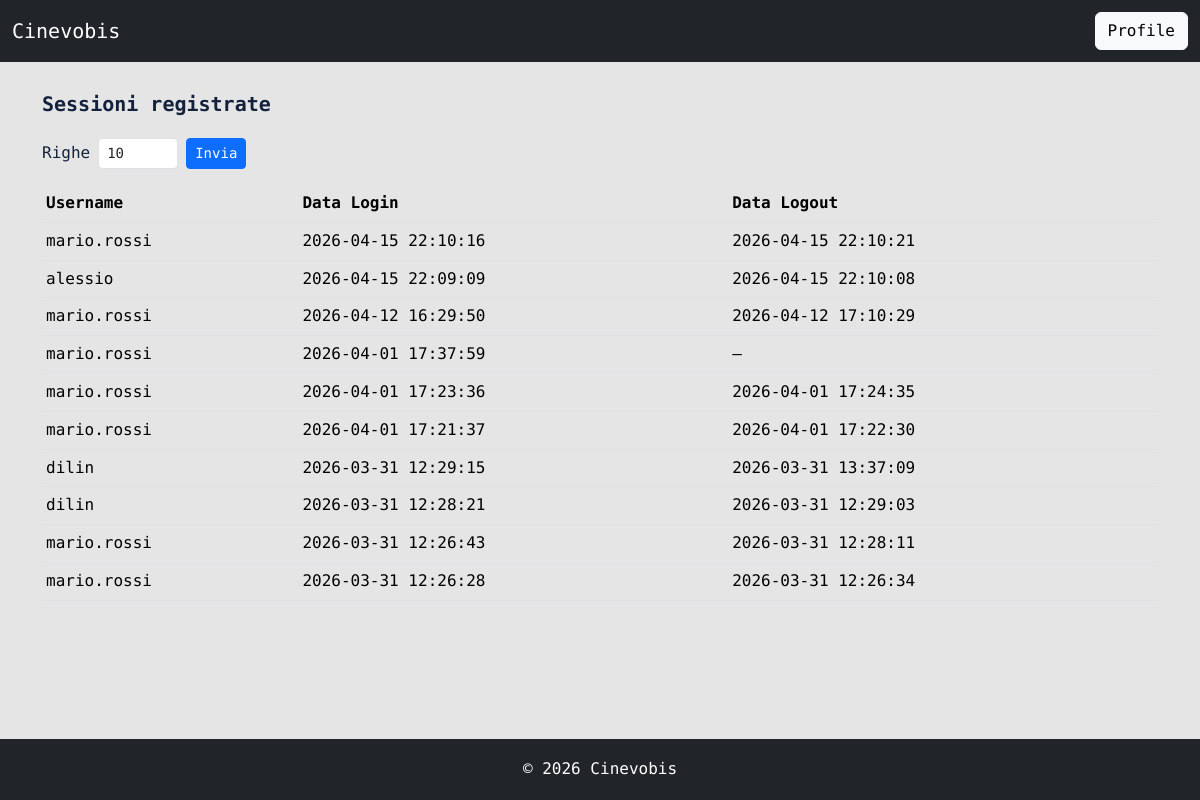
/pages/admin/sessions.php (signed in), run on the app's committed database.
### tables this page shows
CREATE TABLE `sessioni` (
  `id_sessione` varchar(255) NOT NULL,
  `id_utente` int(11) NOT NULL,
  `data_login` datetime DEFAULT NULL,
  `data_logout` datetime DEFAULT NULL,
  PRIMARY KEY (`id_sessione`),
  KEY `id_utente` (`id_utente`),
  CONSTRAINT `sessioni_ibfk_1` FOREIGN KEY (`id_utente`) REFERENCES `utenti` (`id_utente`) ON DELETE CASCADE ON UPDATE CASCADE
);

CREATE TABLE `utenti` (
  `id_utente` int(11) NOT NULL AUTO_INCREMENT,
  `username` varchar(100) NOT NULL,
  `password` varchar(255) NOT NULL,
  `email` varchar(100) NOT NULL,
  `nome` varchar(100) NOT NULL,
  `cognome` varchar(100) NOT NULL,
  `citta` varchar(100) DEFAULT NULL,
  `id_profilo` int(11) DEFAULT NULL,
  `iso_code` char(2) DEFAULT NULL,
  `attivo` tinyint(1) DEFAULT 1,
  `foto_profilo` varchar(255) DEFAULT NULL,
  `data_registrazione` datetime DEFAULT NULL,
  PRIMARY KEY (`id_utente`),
  UNIQUE KEY `username` (`username`),
  UNIQUE KEY `email` (`email`),
  KEY `id_profilo` (`id_profilo`),
  KEY `iso_code` (`iso_code`),
  CONSTRAINT `utenti_ibfk_1` FOREIGN KEY (`id_profilo`) REFERENCES `profili` (`id_profilo`) ON UPDATE CASCADE,
  CONSTRAINT `utenti_ibfk_2` FOREIGN KEY (`iso_code`) REFERENCES `nazioni` (`iso_code`) ON UPDATE CASCADE
);

### includes/user_obj.php (called while the page is built, shortened)
<?php
class userObj {
    private $db;
    public function __construct($db, $username, $password = null, $nome = null, $cognome = null,
                                $citta = null, $email = null, $attivo = null,
                                $id_profilo = null, $iso_code = null, $foto_profilo = null) {
        $this->db           = $db;
    }
    public function readAccess($num) {
        $sql = "SELECT u.username, s.data_login, s.data_logout
                FROM sessioni s
                JOIN utenti u ON u.id_utente = s.id_utente
                ORDER BY s.data_login DESC
                LIMIT :numero";
        $stmt = $this->db->prepare($sql);
        $num  = (int)$num;
        $stmt->bindParam(':numero', $num, PDO::PARAM_INT);
        $stmt->execute();
        return $stmt->fetchAll();
    }
}

### pages/admin/sessions.php (the view, shortened to what this page needs)
<?php
require_once(__DIR__ . '/../../config/connection.php');
require_once(__DIR__ . '/../../includes/user_obj.php');
$username = $_SESSION["username"] ?? '';
$user = new userObj($conn, $username);
$righe = $_GET['righe'] ?? 10;
$sessioni = $user->readAccess($righe);
?>
<!DOCTYPE html>
<html lang="it">
<head>
    <link href="https://cdn.jsdelivr.net/npm/bootstrap@5.3.3/dist/css/bootstrap.min.css" rel="stylesheet">
    <link rel="stylesheet" href="/assets/css/style.css">
</head>
<body class="d-flex flex-column min-vh-100">
    <?php require_once(__DIR__ . '/../../includes/header.php'); ?>
    <div class="container mt-4 flex-grow-1">
        <p class="fs-5 fw-bold mb-3">Sessioni registrate</p>
        <form method="GET" class="d-flex align-items-center gap-2 mb-3">
            <label class="mb-0">Righe</label>
            <input type="number" name="righe" class="form-control form-control-sm" style="width: 80px;" min="1" value="<?= htmlspecialchars($righe) ?>">
            <button type="submit" class="btn btn-primary btn-sm">Invia</button>
        </form>
        <table class="table table-sm mb-5">
            <thead>
                <tr>
                    <th>Username</th>
                    <th>Data Login</th>
                    <th>Data Logout</th>
                </tr>
            </thead>
            <tbody>
                <?php foreach ($sessioni as $sessione): ?>
                    <tr>
                        <td><?= htmlspecialchars($sessione['username']) ?></td>
                        <td><?= htmlspecialchars($sessione['data_login'] ?? '') ?></td>
                        <td><?= htmlspecialchars($sessione['data_logout'] ?? '—') ?></td>
                    </tr>
                <?php endforeach; ?>
            </tbody>
        </table>
    </div>
    <?php require_once(__DIR__ . '/../../includes/footer.php'); ?>
</body>
</html>

### assets/css/style.css (style rules this page uses)
:root { --bg-light: #E5E5E5; --bg-white: #FFFFFF; --bg-dark: #14213D; --text-main: #14213D; --text-light: #FFFFFF; --text-dark: #000000; --accent-color: #FCA311; --font-family: 'Google Sans Code', 'Courier New', monospace; }
body { margin: 0; padding: 0; font-family: var(--font-family); background-color: var(--bg-light); color: var(--text-main); line-height: 1.8; display: flex; flex-direction: column; overflow-y: auto; min-height: 100vh; }
.table { --bs-table-bg: var(--bg-light); --bs-table-striped-bg: var(--bg-light); --bs-table-hover-bg: #d1d1d1; color: var(--text-main); }
input::placeholder { color: rgba(20, 33, 61, 0.5) !important; }

### data on the page
sessioni: id_utente.username "mario.rossi", data_login "2026-04-15 22:10:16", data_logout "2026-04-15 22:10:21"
sessioni: id_utente.username "alessio", data_login "2026-04-15 22:09:09", data_logout "2026-04-15 22:10:08"
sessioni: id_utente.username "mario.rossi", data_login "2026-04-12 16:29:50", data_logout "2026-04-12 17:10:29"
sessioni: id_utente.username "mario.rossi", data_login "2026-04-01 17:37:59", data_logout "—"
sessioni: id_utente.username "mario.rossi", data_login "2026-04-01 17:23:36", data_logout "2026-04-01 17:24:35"
sessioni: id_utente.username "mario.rossi", data_login "2026-04-01 17:21:37", data_logout "2026-04-01 17:22:30"
sessioni: id_utente.username "dilin", data_login "2026-03-31 12:29:15", data_logout "2026-03-31 13:37:09"
sessioni: id_utente.username "dilin", data_login "2026-03-31 12:28:21", data_logout "2026-03-31 12:29:03"
sessioni: id_utente.username "mario.rossi", data_login "2026-03-31 12:26:43", data_logout "2026-03-31 12:28:11"
sessioni: id_utente.username "mario.rossi", data_login "2026-03-31 12:26:28", data_logout "2026-03-31 12:26:34"
